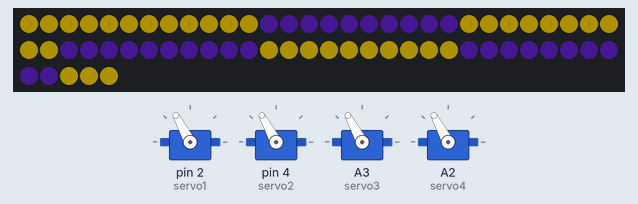
This sketch was run on a simulated Arduino Uno, built with avr-gcc and run on an emulated ATmega328P. Shown: 4 × servo, 65 RGB LEDs in strip order, left to right, continuing on the next row. Dim RGB values are drawn brighter than linear.

Above: at 0.46 s.
At 2.61 s:
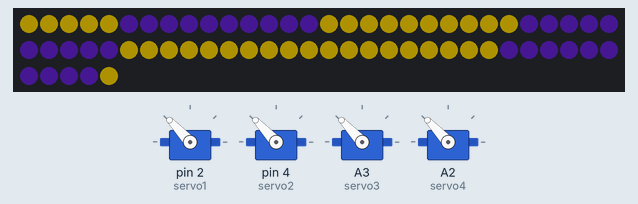
At 11.52 s:
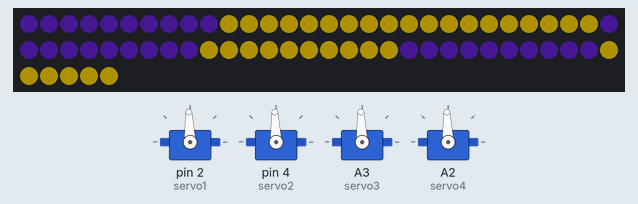
At 20.43 s:
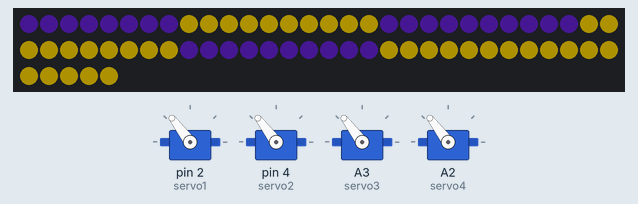
At 29.96 s:
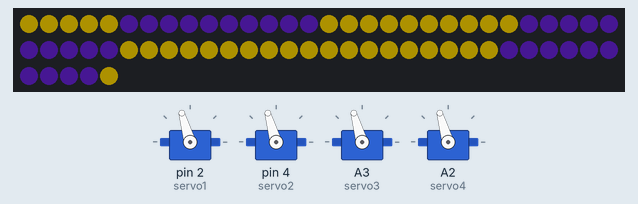
At 39.79 s:
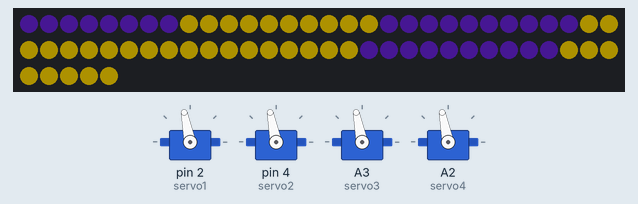
Timing chart, 0 to 40.0 s (numbered marks = the images above):
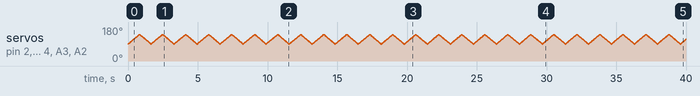

The sketch:

top_control_ServosANDNeo.ino
```cpp
#include <Servo.h>
#include <Adafruit_NeoPixel.h>

Servo servo1;
Servo servo2;
Servo servo3;
Servo servo4;
int pos = 90;

// Define parameters for Neopixel strip
#define PIN_STRIP     7 // Arduino pin connected to Neopixel Strip
#define NUM_PIXELS    65  // Number of pixels in Neopixel Strip
#define UPDATE_INTERVAL 100   // Time between gradient updates in milliseconds

// Create Neopixel object for strip
Adafruit_NeoPixel strip(NUM_PIXELS, PIN_STRIP, NEO_GRB + NEO_KHZ800);

unsigned long lastUpdate = 0; // Last update of color
int wavePosition = 0;         // Position of the wave in the strip
int colorPhase = 0;           // Color phase for continuous color update


unsigned long lastServoUpdate = 0;
int servoUpdateInterval = 15; // Interval between servo updates
bool movingUp = true; // Direction of servo movement


void setup() {
  Serial.begin(9600);
  servo1.attach(2);
  servo2.attach(4);
  servo3.attach(A3);
  servo4.attach(A2);

  strip.begin();
  strip.setBrightness(50); // Set brightness (adjust as needed)
  strip.show();            // Display the initialized state
}

void loop() {
  if (millis() - lastUpdate > UPDATE_INTERVAL) {
    updateWave();
    lastUpdate = millis();
  }

  updateServos(); // Update servos independently
}

void updateWave() {
  // Clear the strip before updating
  strip.clear();

  // Create a wave of yellow and purple
  for (int i = 0; i < strip.numPixels(); i++) {
    // Calculate distance from the wavePosition
    int distance = abs(wavePosition - i);

    if (distance % 20 < 10) {
      // Yellow color wave
      strip.setPixelColor(i, strip.Color(255, 215, 0)); // Yellow
    } else {
      // Purple color wave
      strip.setPixelColor(i, strip.Color(48, 20, 100)); // Purple
    }
  }

  strip.show(); // Display the updated Neopixel strip
  wavePosition = (wavePosition + 2) % strip.numPixels(); // Move the wave
}

void updateServos() {
  if (millis() - lastServoUpdate > servoUpdateInterval) {
    if (movingUp) {
      if (pos < 140) {
        pos += 1;
      } else {
        movingUp = false; // Change direction
      }
    } else {
      if (pos > 90) {
        pos -= 1;
      } else {
        movingUp = true; // Change direction
      }
    }

    // Update all servos to the new position
    servo1.write(pos);
    servo2.write(pos);
    servo3.write(pos);
    servo4.write(pos);

    lastServoUpdate = millis(); // Reset the last update time
  }
}


void updateGradient() {
  // Cycle through colors
  uint8_t r = (sin(colorPhase * 0.1) * 127 + 128);
  uint8_t g = (sin(colorPhase * 0.1 + 2) * 127 + 128);
  uint8_t b = (sin(colorPhase * 0.1 + 4) * 127 + 128);

  for (int i = 0; i < strip.numPixels(); i++) {
    float progress = (float)i / strip.numPixels();
    uint8_t calcR = r + progress * (255 - r);
    uint8_t calcG = g + progress * (255 - g);
    uint8_t calcB = b + progress * (255 - b);
    strip.setPixelColor(i, strip.Color(calcR, calcG, calcB));
  }

  strip.show(); // Display the updated Neopixel strip
  colorPhase++; // Increment color phase for continuous change
}


//#include <Servo.h>
//#include <Adafruit_NeoPixel.h>
//
//// Servo objects
//Servo servo1;
//Servo servo2;
//Servo servo3;
//Servo servo4;
//
//// Servo position variable
//int pos = 90;
//
//// NeoPixel Fader class
//class NeoPixelFader {
//  Adafruit_NeoPixel pixels;
//  int delayBetweenSteps;
//  unsigned long previousMillis = 0;
//  uint8_t currentIndex = 0;
//  bool direction = true; // true for incrementing, false for decrementing
//
//public:
//  NeoPixelFader(int pin, int numPixels, int delayBetween) : pixels(numPixels, pin, NEO_GRB + NEO_KHZ800) {
//    delayBetweenSteps = delayBetween;
//  }
//
//  void begin() {
//    pixels.begin();
//    pixels.clear();
//    pixels.show();
//  }
//
//  void update() {
//    unsigned long currentMillis = millis();
//    if (currentMillis - previousMillis >= delayBetweenSteps) {
//      // Update current pixel color
//      if (direction) {
//        pixels.setPixelColor(currentIndex, pixels.Color(255, 255, 102)); // Yellow
//      } else {
//        pixels.setPixelColor(currentIndex, 0); // Turn off
//      }
//      pixels.show();
//
//      // Adjust index and direction
//      if (direction) {
//        currentIndex++;
//        if (currentIndex >= pixels.numPixels()) {
//          currentIndex = pixels.numPixels() - 1; // Stay within bounds
//          direction = !direction; // Change direction
//        }
//      } else {
//        if (currentIndex == 0) {
//          direction = !direction; // Change direction
//        }
//        currentIndex--;
//      }
//
//      previousMillis = currentMillis;
//    }
//  }
//};
//
//// Initialize NeoPixelFader
//NeoPixelFader fader(7, 70, 250); // Pin 7, 65 pixels, 250 ms interval
//
//void setup() {
//  Serial.begin(9600);
//  servo1.attach(2);
//  servo2.attach(4);
//  servo3.attach(A3);
//  servo4.attach(A2);
//  fader.begin();
//}
//
//void loop() {
//  // Move servos smoothly
//  for (pos = 90; pos <= 140; pos += 1) {
//    servo1.write(pos);
//    servo2.write(pos);
//    servo3.write(pos);
//    servo4.write(pos);
//    fader.update(); // Update NeoPixel colors without delay
//    delay(15); // Short delay for servo movement
//  }
//  delay(200);
//  for (pos = 140; pos >= 90; pos -= 1) {
//    servo1.write(pos);
//    servo2.write(pos);
//    servo3.write(pos);
//    servo4.write(pos);
//    fader.update(); // Update NeoPixel colors without delay
//    delay(15); // Short delay for servo movement
//  }
//  delay(200);
//}
```
